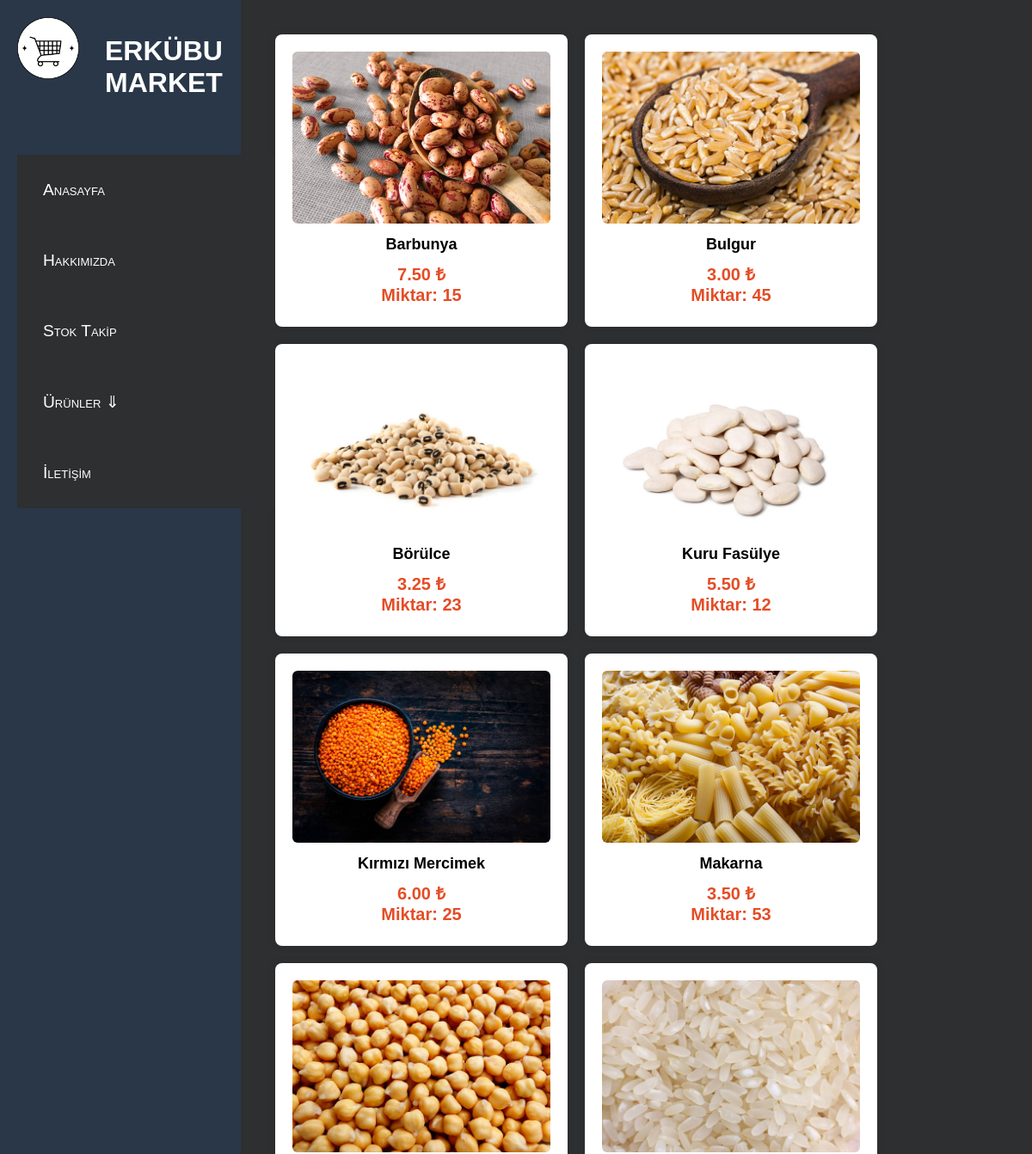
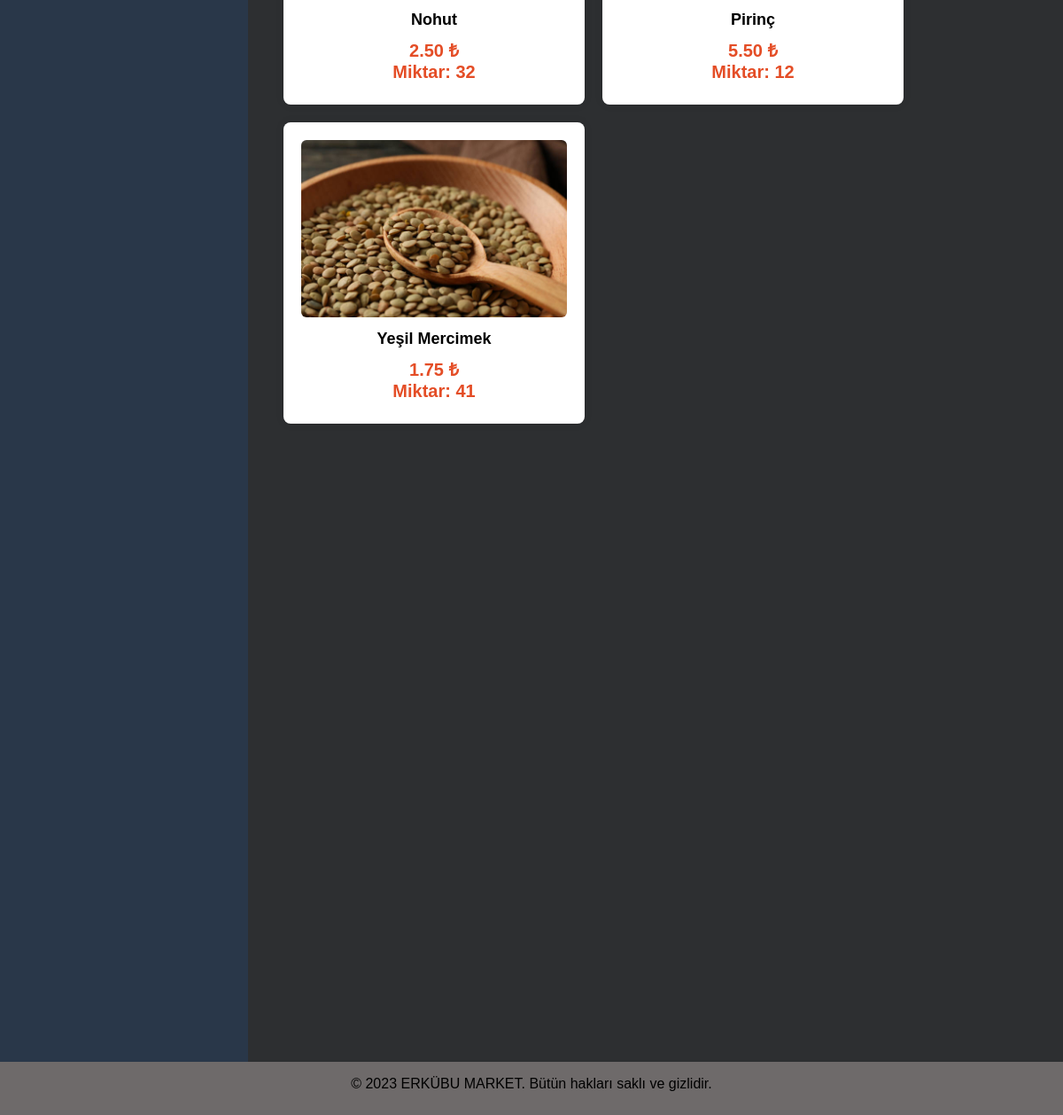
/VERİTABANI_PROJE/kbaklagiller.php, run on the app's committed database (2 pictures, top to bottom).
### tables this page shows
CREATE TABLE `kurubgiller` (
  `kbid` int(11) NOT NULL,
  `kburun_adi` varchar(20) NOT NULL,
  `kbmiktar` varchar(20) NOT NULL
);

### VERİTABANI_PROJE/kbaklagiller.php (the view, shortened to what this page needs)
<?php
include "conn.php";
$sql1 = "SELECT * FROM kurubgiller WHERE kburun_adi='Barbunya'";
$result1 = $conn->query($sql1);
$sql2 = "SELECT * FROM kurubgiller WHERE kburun_adi='Bulgur'";
$result2 = $conn->query($sql2);
$sql3 = "SELECT * FROM kurubgiller WHERE kburun_adi='Börülce'";
$result3 = $conn->query($sql3);
$sql4 = "SELECT * FROM kurubgiller WHERE kburun_adi='Kuru Fasülye'";
$result4 = $conn->query($sql4);
$sql5 = "SELECT * FROM kurubgiller WHERE kburun_adi='Kırmızı Mercimek'";
$result5 = $conn->query($sql5);
$sql6 = "SELECT * FROM kurubgiller WHERE kburun_adi='Makarna'";
$result6 = $conn->query($sql6);
$sql7 = "SELECT * FROM kurubgiller WHERE kburun_adi='Nohut'";
$result7 = $conn->query($sql7);
$sql8 = "SELECT * FROM kurubgiller WHERE kburun_adi='Pirinç'";
$result8 = $conn->query($sql8);
$sql9 = "SELECT * FROM kurubgiller WHERE kburun_adi='Yeşil Mercimek'";
$result9 = $conn->query($sql9);
?>
<!DOCTYPE html>
<html lang="tr">
<head>
    <link rel="stylesheet" href="styles.css">
</head>
<body>
    <div class="container">
        <div class="soltartaf">
            <div class="solust">
                <div class="logo">
                    <img src="fotolar/logo.png" alt="Logo">
                </div>
                <div class="site-isim">
                    <h1>ERKÜBU MARKET</h1>
                </div>
            </div>
            <nav>
                <span><a href="index.php" >Anasayfa</a></span>
                <span><a href="hakkımızda.html" >Hakkımızda</a></span>
                <span><a href="stoktakip.php" >Stok Takip</a></span>
                <label for="touch"><span>Ürünler    ⇓</span></label>
                <span><a href="iletisim.html" >İletişim</a></span>
              </nav>
        </div>
    <div class="sagtaraf" >
            <div class="uicerik">
                <div class="icerik-kutu">
                    <img src="fotolar/baklagiller/barbunya.jpg" alt="Ürün Resmi" class="kutu-image">
                    <div class="kutu-baslık">Barbunya</div>
                    <div class="kutu-fiyat">7.50 ₺<br> Miktar:
                    <?php
                    if ($result1->num_rows > 0) {
                        while ($row = $result1->fetch_assoc()) {
                            echo "<tr><td>" . $row["kbmiktar"] . "</td></tr>";
                        }
                    } else {
                        echo "<tr><td colspan='2'>Stok bulunamadı.</td></tr>";
                    }
            ?></div>
                </div>
                <div class="icerik-kutu">
                    <img src="fotolar/baklagiller/bulgur.jpg" alt="Ürün Resmi" class="kutu-image">
                    <div class="kutu-baslık">Bulgur</div>
                    <div class="kutu-fiyat">3.00 ₺<br> Miktar:
                    <?php
                    if ($result2->num_rows > 0) {
                        while ($row = $result2->fetch_assoc()) {
                            echo "<tr><td>" . $row["kbmiktar"] . "</td></tr>";
                        }
                    } else {
                        echo "<tr><td colspan='2'>Stok bulunamadı.</td></tr>";
                    }
            ?></div>
                </div>
                <div class="icerik-kutu">
                    <img src="fotolar/baklagiller/börülce.jpg" alt="Ürün Resmi" class="kutu-image">
                    <div class="kutu-baslık">Börülce</div>
                    <div class="kutu-fiyat">3.25 ₺<br> Miktar:
                    <?php
                    if ($result3->num_rows > 0) {
                        while ($row = $result3->fetch_assoc()) {
                            echo "<tr><td>" . $row["kbmiktar"] . "</td></tr>";
                        }
                    } else {
                        echo "<tr><td colspan='2'>Stok bulunamadı.</td></tr>";
                    }
            ?></div>
                </div>
                <div class="icerik-kutu">
                    <img src="fotolar/baklagiller/kurufasülye.jpg" alt="Ürün Resmi" class="kutu-image">
                    <div class="kutu-baslık">Kuru Fasülye</div>
                    <div class="kutu-fiyat">5.50 ₺<br> Miktar:
                    <?php
                    if ($result4->num_rows > 0) {
                        while ($row = $result4->fetch_assoc()) {
                            echo "<tr><td>" . $row["kbmiktar"] . "</td></tr>";
                        }
                    } else {
                        echo "<tr><td colspan='2'>Stok bulunamadı.</td></tr>";
                    }
            ?></div>
                </div>
                <div class="icerik-kutu">
                    <img src="fotolar/baklagiller/kırmızımercimek.jpg" alt="Ürün Resmi" class="kutu-image">
                    <div class="kutu-baslık">Kırmızı Mercimek</div>
                    <div class="kutu-fiyat">6.00 ₺<br> Miktar:
                    <?php
                    if ($result5->num_rows > 0) {
                        while ($row = $result5->fetch_assoc()) {
                            echo "<tr><td>" . $row["kbmiktar"] . "</td></tr>";
                        }
                    } else {
                        echo "<tr><td colspan='2'>Stok bulunamadı.</td></tr>";
                    }
            ?></div>
                </div>
                <div class="icerik-kutu">
                    <img src="fotolar/baklagiller/makarna.jpg" alt="Ürün Resmi" class="kutu-image">
                    <div class="kutu-baslık">Makarna</div>
                    <div class="kutu-fiyat">3.50 ₺<br> Miktar:
                    <?php
                    if ($result6->num_rows > 0) {
                        while ($row = $result6->fetch_assoc()) {
                            echo "<tr><td>" . $row["kbmiktar"] . "</td></tr>";
                        }
                    } else {
                        echo "<tr><td colspan='2'>Stok bulunamadı.</td></tr>";
                    }
            ?></div>
                </div>
                <div class="icerik-kutu">
                    <img src="fotolar/baklagiller/nohut.jpg" alt="Ürün Resmi" class="kutu-image">
                    <div class="kutu-baslık">Nohut</div>
                    <div class="kutu-fiyat">2.50 ₺<br> Miktar:
                    <?php
                    if ($result7->num_rows > 0) {
                        while ($row = $result7->fetch_assoc()) {
                            echo "<tr><td>" . $row["kbmiktar"] . "</td></tr>";
                        }
                    } else {
                        echo "<tr><td colspan='2'>Stok bulunamadı.</td></tr>";
                    }
            ?></div>
                </div>
                <div class="icerik-kutu">
                    <img src="fotolar/baklagiller/pirinç.jpg" alt="Ürün Resmi" class="kutu-image">
                    <div class="kutu-baslık">Pirinç</div>
                    <div class="kutu-fiyat">5.50 ₺<br> Miktar:
                    <?php
                    if ($result8->num_rows > 0) {
                        while ($row = $result8->fetch_assoc()) {
                            echo "<tr><td>" . $row["kbmiktar"] . "</td></tr>";
                        }
                    } else {
                        echo "<tr><td colspan='2'>Stok bulunamadı.</td></tr>";
                    }
            ?></div>
                </div>
                <div class="icerik-kutu">
                    <img src="fotolar/baklagiller/yeşilmercimek.jpg" alt="Ürün Resmi" class="kutu-image">
                    <div class="kutu-baslık">Yeşil Mercimek</div>
                    <div class="kutu-fiyat">1.75 ₺<br> Miktar:
                    <?php
                    if ($result9->num_rows > 0) {
                        while ($row = $result9->fetch_assoc()) {
                            echo "<tr><td>" . $row["kbmiktar"] . "</td></tr>";
                        }
                    } else {
                        echo "<tr><td colspan='2'>Stok bulunamadı.</td></tr>";
                    }
            ?></div>
                </div>
            </div>
        </div>
    </div>
    <footer>
        <div class="footer-icerik">
            <p>© 2023 ERKÜBU MARKET. Bütün hakları saklı ve gizlidir.</p>
        </div>
    </footer>
</body>
</html>

### VERİTABANI_PROJE/styles.css (style rules this page uses)
body { margin: 0; padding: 0; font-family: Arial, sans-serif; }
.container { display: flex; height: 2500px; }
.soltartaf { width: 20%; background-color: #293749; padding: 20px; height: 100%; position: relative; }
.solust { height: 120px; width: 100%; }
.logo { float: left; width: 30%; padding: 0%; margin: 0%; }
.logo img { max-width: 100%; height: auto; }
.site-isim { float: left; width: 70%; padding: 0%; margin: 0%; }
.site-isim h1 { color: #fff; margin-left: 30px; }
nav { width : 300px; background: #d9d9d9; margin : 40px auto; }
nav a { text-decoration: none; color:white ; }
span { padding : 30px; background : #2d2f31; color : white; font-size : 1.2em; font-variant : small-caps; cursor : pointer; display: block; }
span::after { float: right; right: 10%; }
.sagtaraf { flex: 1; padding: 20px; width: 100%; height: 100%; background-color: #2d2f31; }
.uicerik { width: auto; height: auto; padding: 20px; }
.icerik-kutu { width: 300px; height: 300px; background-color: #fff; box-shadow: 0 0 10px rgba(0, 0, 0, 0.1); padding: 20px; border-radius: 8px; text-align: center; float: left; margin-right: 20px; margin-bottom: 20px; }
.kutu-image { max-width: 100%; height: 200px; border-radius: 6px; margin-bottom: 10px; }
.kutu-baslık { font-size: 18px; font-weight: bold; margin-bottom: 10px; font-family: 'Arial', sans-serif; }
.kutu-fiyat { font-size: 20px; color: #e44d26; font-weight: bold; }
footer { margin-top: 30px; background-color: #6e6a6a; color: rgb(0, 0, 0); text-align: center; padding: 10px; height:auto ; }
.footer-icerik { max-width: 1200px; margin: 0 auto; }

### data on the page
kurubgiller: kbmiktar "15"
kurubgiller: kbmiktar "45"
kurubgiller: kbmiktar "23"
kurubgiller: kbmiktar "12"
kurubgiller: kbmiktar "25"
kurubgiller: kbmiktar "53"
kurubgiller: kbmiktar "32"
kurubgiller: kbmiktar "12"
kurubgiller: kbmiktar "41"
